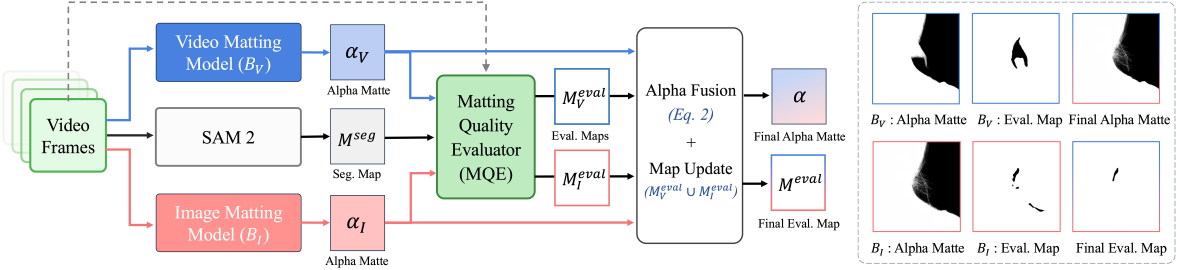
#> input picture assets/data_pipeline.jpg, 4707 x 1080 px (shown at 1/4 size)
$ python composite.py --fg assets --alpha assets --bg assets/data_pipeline.jpg --output out.avi
#> lines starting #> are read from the running program, lines starting #| are printed output that depends on the picture
"""Composite a MatAnyone2 alpha matte with an AI-generated background plate.

Takes the original foreground video and the alpha matte produced by
`inference_matanyone2.py` (either the `*_pha.mp4` video or a folder of
per-frame `pha/####.png` images saved with `--save_image`), blends it over
a background plate (a single image, held for the whole clip, or a video,
looped/trimmed to match length), and writes the result as an mp4.

    composite = fg * alpha + bg * (1 - alpha)

Usage:
    python composite.py \
        -f inputs/video/test-sample2.mp4 \
        -a results/test-sample2_pha.mp4 \
        -b path/to/ai_background.jpg \
        -o results/test-sample2_composite.mp4
"""
import os
import argparse

import cv2
import numpy as np
import imageio


def _is_video_file(path):
    return os.path.isfile(path) and os.path.splitext(path)[1].lower() in (".mp4", ".mov", ".avi", ".webm", ".mkv")


def read_frames(path):
    """Read a video file or a folder of frame images into a list of RGB uint8 arrays, plus fps."""
    if os.path.isdir(path):
        names = sorted(
            f for f in os.listdir(path)
            if os.path.splitext(f)[1].lower() in (".png", ".jpg", ".jpeg", ".bmp")
        )
        if not names:
            raise ValueError(f"No frame images found in folder: {path}")
        frames = []
        for name in names:
            img = cv2.imread(os.path.join(path, name), cv2.IMREAD_COLOR)
            if img is None:
                raise ValueError(f"Failed to read frame image: {os.path.join(path, name)}")
            frames.append(cv2.cvtColor(img, cv2.COLOR_BGR2RGB))
        return frames, None
    elif _is_video_file(path):
        reader = imageio.get_reader(path)
        meta = reader.get_meta_data()
        fps = meta.get("fps")
        frames = [np.asarray(frame)[..., :3] for frame in reader]
        reader.close()
        return frames, fps
    else:
        raise ValueError(f"Unsupported input, expected a video file or a folder of frame images: {path}")


def read_alpha_frames(path):
    """Read an alpha matte source (video or per-frame PNGs) into a list of float32 [0,1] (H,W) arrays."""
    frames, fps = read_frames(path)
    alphas = [frame.astype(np.float32).mean(axis=2) / 255.0 for frame in frames]
    return alphas, fps


def resize_to(frame, h, w):
    if frame.shape[0] == h and frame.shape[1] == w:
        return frame
    return cv2.resize(frame, (w, h), interpolation=cv2.INTER_AREA)


def build_background_sequence(bg_path, n_frames, h, w):
    """Return a list of n_frames RGB uint8 background frames matching the target resolution.

    A still image is held for every frame; a video is looped (or trimmed) to length.
    """
    if _is_video_file(bg_path):
        bg_frames, _ = read_frames(bg_path)
        if len(bg_frames) == 0:
            raise ValueError(f"Background video has no frames: {bg_path}")
        out = [resize_to(bg_frames[i % len(bg_frames)], h, w) for i in range(n_frames)]
        return out
    else:
        img = cv2.imread(bg_path, cv2.IMREAD_COLOR)
        if img is None:
            raise ValueError(f"Failed to read background image: {bg_path}")
        img = cv2.cvtColor(img, cv2.COLOR_BGR2RGB)
        img = resize_to(img, h, w)
        return [img] * n_frames


def main(fg_path, alpha_path, bg_path, output_path, fps=None):
#> called with fg_path = 'assets', alpha_path = 'assets', bg_path = 'assets/data_pipeline.jpg', output_path = 'out.avi'
    fg_frames, fg_fps = read_frames(fg_path)
#> in read_frames, img is the input picture: shape (1080, 4707, 3); mean B, G, R 232.1, 230.7, 230.4
#> fg_frames = 2 items
    alpha_frames, alpha_fps = read_alpha_frames(alpha_path)
#> alpha_frames = 2 items

    if len(fg_frames) != len(alpha_frames):
        raise ValueError(
            f"Foreground frame count ({len(fg_frames)}) does not match alpha frame count "
            f"({len(alpha_frames)}). Both must come from the same MatAnyone2 run."
        )

    h, w = fg_frames[0].shape[:2]
#> h = 1080; w = 4707
    bg_frames = build_background_sequence(bg_path, len(fg_frames), h, w)
#> bg_frames = 2 items

    out_fps = fps or fg_fps or alpha_fps or 24
#> out_fps = 24
    os.makedirs(os.path.dirname(output_path) or ".", exist_ok=True)

    composited = []
    for fg, alpha, bg in zip(fg_frames, alpha_frames, bg_frames):
        fg = resize_to(fg, h, w).astype(np.float32)
        bg = bg.astype(np.float32)
        a = cv2.resize(alpha, (w, h), interpolation=cv2.INTER_LINEAR)[..., None]
        blended = fg * a + bg * (1 - a)
        composited.append(np.round(np.clip(blended, 0, 255)).astype(np.uint8))
#> this loop made 2 passes
#> pass 1, in main, `a = cv2.resize(alpha, (w, h), interpolation=cv2.INTER_LINEAR)[..., None]`:
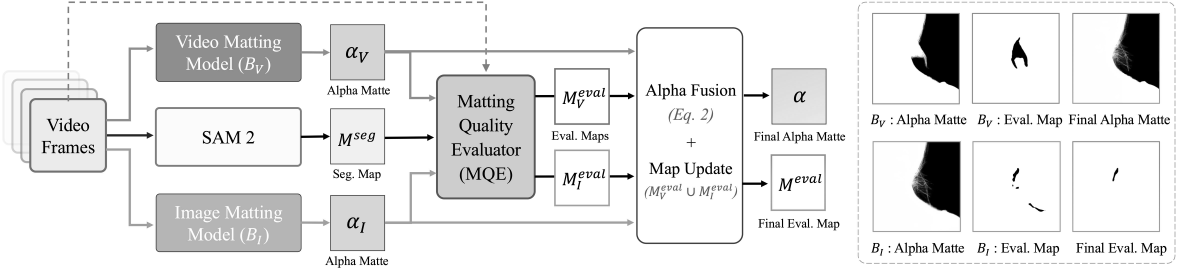
#> a: shape (1080, 4707, 1) float32 (shown at 1/4 size); min 0, max 1, mean 0.906
#> pass 2, in main, `fg = resize_to(fg, h, w).astype(np.float32)`:
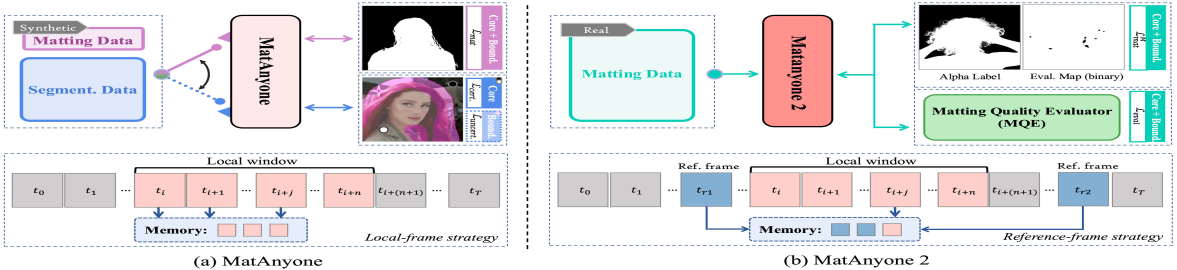
#> fg: shape (1080, 4707, 3) float32 (shown at 1/4 size); mean R, G, B 226.6, 225.3, 226.6
#> after the loop:
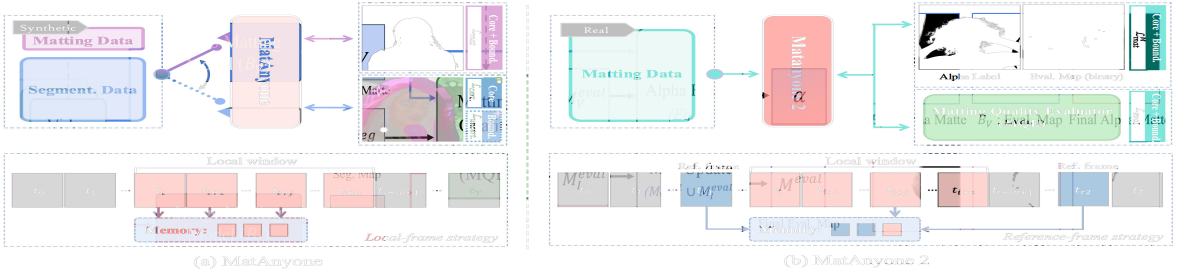
#> blended: shape (1080, 4707, 3) float32 (shown at 1/4 size); mean R, G, B 239.5, 238, 239.3
#> after the loop, composited = 2 items

    imageio.mimwrite(output_path, composited, fps=out_fps, quality=8)
    print(f"Wrote {len(composited)} composited frames to {output_path} ({w}x{h} @ {out_fps}fps)")
#| Wrote 2 composited frames to out.avi (4707x1080 @ 24fps)


if __name__ == "__main__":
    parser = argparse.ArgumentParser(description=__doc__, formatter_class=argparse.RawDescriptionHelpFormatter)
    parser.add_argument("-f", "--fg", required=True, help="Original foreground video, or a folder of frame images (same source used for inference).")
    parser.add_argument("-a", "--alpha", required=True, help="Alpha matte: the '*_pha.mp4' from inference_matanyone2.py, or a folder of per-frame pha PNGs (--save_image).")
    parser.add_argument("-b", "--bg", required=True, help="AI-generated background plate: a still image (held for the whole clip) or a video (looped/trimmed to match length).")
    parser.add_argument("-o", "--output", required=True, help="Output composited video path (mp4).")
    parser.add_argument("--fps", type=float, default=None, help="Override output fps. Defaults to the foreground video's fps.")
    args = parser.parse_args()

    main(fg_path=args.fg, alpha_path=args.alpha, bg_path=args.bg, output_path=args.output, fps=args.fps)
